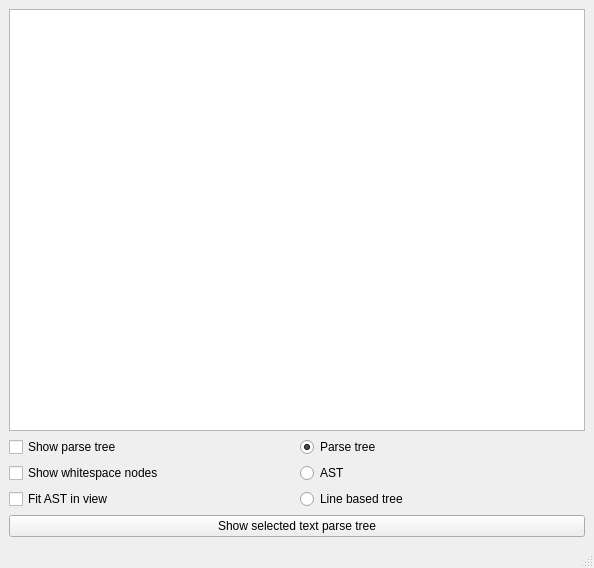
<?xml version="1.0" encoding="UTF-8"?>
<ui version="4.0">
 <class>MainWindow</class>
 <widget class="QMainWindow" name="MainWindow">
  <property name="geometry">
   <rect>
    <x>0</x>
    <y>0</y>
    <width>594</width>
    <height>568</height>
   </rect>
  </property>
  <property name="windowTitle">
   <string>Parse Tree</string>
  </property>
  <widget class="QWidget" name="centralwidget">
   <layout class="QVBoxLayout" name="verticalLayout">
    <item>
     <widget class="QGraphicsView" name="graphicsView">
      <property name="sizePolicy">
       <sizepolicy hsizetype="Minimum" vsizetype="Expanding">
        <horstretch>0</horstretch>
        <verstretch>0</verstretch>
       </sizepolicy>
      </property>
      <property name="palette">
       <palette>
        <active>
         <colorrole role="Base">
          <brush brushstyle="SolidPattern">
           <color alpha="255">
            <red>255</red>
            <green>255</green>
            <blue>255</blue>
           </color>
          </brush>
         </colorrole>
        </active>
        <inactive>
         <colorrole role="Base">
          <brush brushstyle="SolidPattern">
           <color alpha="255">
            <red>255</red>
            <green>255</green>
            <blue>255</blue>
           </color>
          </brush>
         </colorrole>
        </inactive>
        <disabled>
         <colorrole role="Base">
          <brush brushstyle="SolidPattern">
           <color alpha="255">
            <red>247</red>
            <green>247</green>
            <blue>247</blue>
           </color>
          </brush>
         </colorrole>
        </disabled>
       </palette>
      </property>
      <property name="autoFillBackground">
       <bool>true</bool>
      </property>
      <property name="dragMode">
       <enum>QGraphicsView::ScrollHandDrag</enum>
      </property>
     </widget>
    </item>
    <item>
     <layout class="QHBoxLayout" name="horizontalLayout">
      <property name="topMargin">
       <number>0</number>
      </property>
      <item>
       <layout class="QVBoxLayout" name="verticalLayout_3">
        <property name="topMargin">
         <number>0</number>
        </property>
        <item>
         <widget class="QCheckBox" name="cb_toggle_ast">
          <property name="text">
           <string>Show parse tree</string>
          </property>
          <property name="checkable">
           <bool>true</bool>
          </property>
          <property name="checked">
           <bool>false</bool>
          </property>
         </widget>
        </item>
        <item>
         <widget class="QCheckBox" name="cb_toggle_ws">
          <property name="enabled">
           <bool>true</bool>
          </property>
          <property name="text">
           <string>Show whitespace nodes</string>
          </property>
          <property name="checked">
           <bool>false</bool>
          </property>
         </widget>
        </item>
        <item>
         <widget class="QCheckBox" name="cb_fit_ast">
          <property name="text">
           <string>Fit AST in view</string>
          </property>
         </widget>
        </item>
       </layout>
      </item>
      <item>
       <layout class="QVBoxLayout" name="verticalLayout_2">
        <property name="topMargin">
         <number>0</number>
        </property>
        <item>
         <widget class="QRadioButton" name="rb_view_parsetree">
          <property name="text">
           <string>Parse tree</string>
          </property>
          <property name="checked">
           <bool>true</bool>
          </property>
         </widget>
        </item>
        <item>
         <widget class="QRadioButton" name="rb_view_ast">
          <property name="text">
           <string>AST</string>
          </property>
         </widget>
        </item>
        <item>
         <widget class="QRadioButton" name="rb_view_linetree">
          <property name="text">
           <string>Line based tree</string>
          </property>
         </widget>
        </item>
       </layout>
      </item>
     </layout>
    </item>
    <item>
     <widget class="QPushButton" name="bt_show_sel_ast">
      <property name="text">
       <string>Show selected text parse tree</string>
      </property>
     </widget>
    </item>
   </layout>
  </widget>
  <widget class="QMenuBar" name="menubar">
   <property name="geometry">
    <rect>
     <x>0</x>
     <y>0</y>
     <width>594</width>
     <height>21</height>
    </rect>
   </property>
  </widget>
  <widget class="QStatusBar" name="statusbar"/>
 </widget>
 <resources/>
 <connections/>
</ui>
